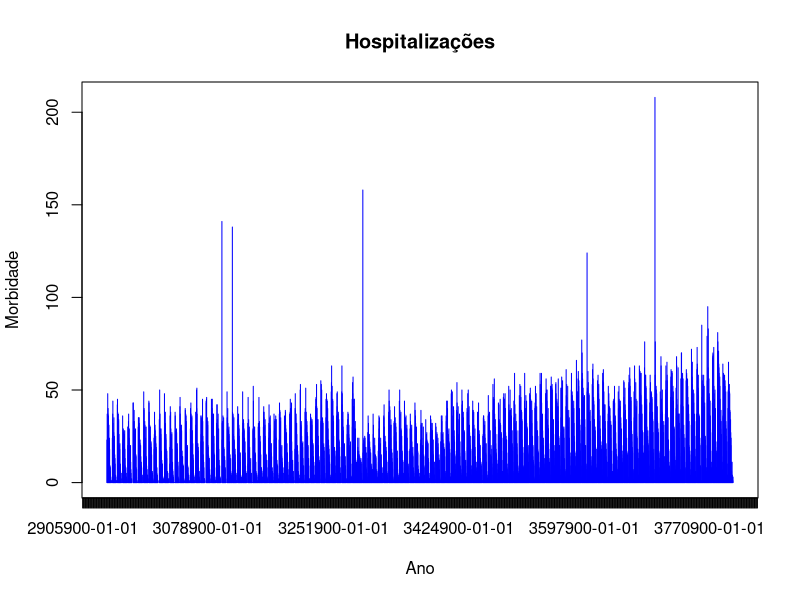

Generate this figure with R:
setwd('~/remota/repos/archive/2015/R_datas_no_eixo_x/')
disease <- read.csv('disease.csv')
disease$data <- as.POSIXct(strptime(disease$data, format = '%Y-%m-%d', tz = 'GMT'))
disease[is.na(disease)] <- 0

plot(disease$data,
     disease$DCV,
     type = 'h',
     col = 'blue',
     xlab = 'Ano',
     ylab = 'Morbidade',
     xaxt = "n",
     ylim = range(0, 208),
     main = 'Hospitalizações')
todas_datas = disease$data

dates <- seq(as.Date("01/01/2000", format = "%d/%m/%Y"),
             by = "years", length = 14)
dates
axis.Date(side = 1, dates, format = "%Y-%m-%d")
